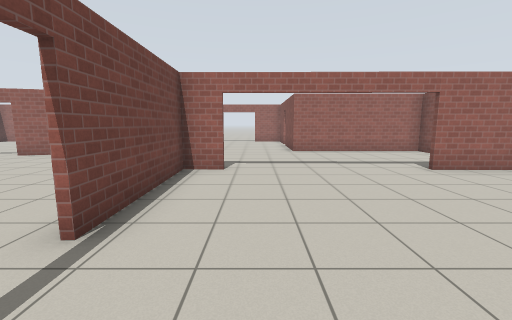
[1] (above)

24 first-person views from a walk through a Gazebo world. The camera is 1.2 m above the floor, tilts 8° down and sees 90° across. The floor is counted in squares, 1 m on a side. Each view is taken from the middle of a square. On the plan, view 1 faces up. The plan holds only what a view shows up to about 12 squares ahead; the rest is blank. Gazebo's built-in surfaces are drawn with simple patterns. Some stock models are drawn as simple stand-ins.

[2]
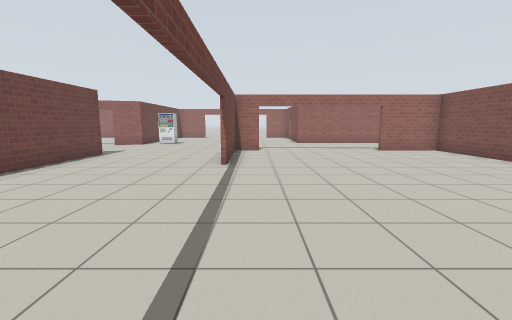

[3]
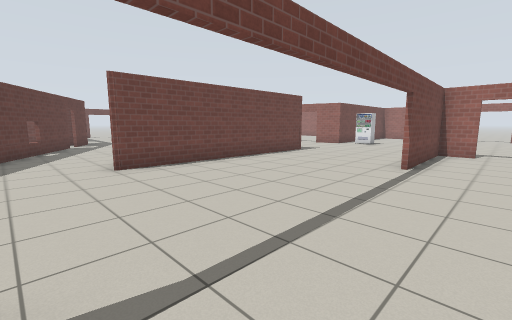

[4]
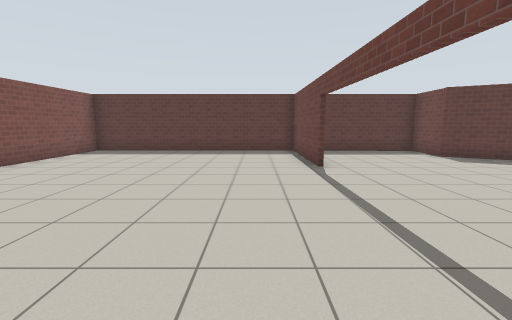

[5]
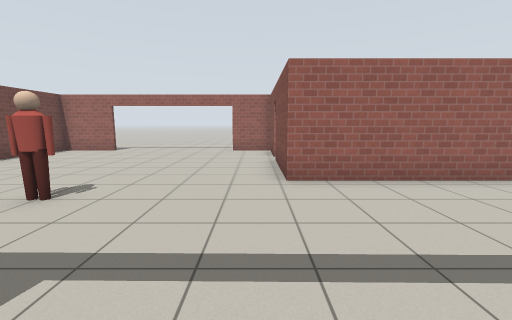

[6]
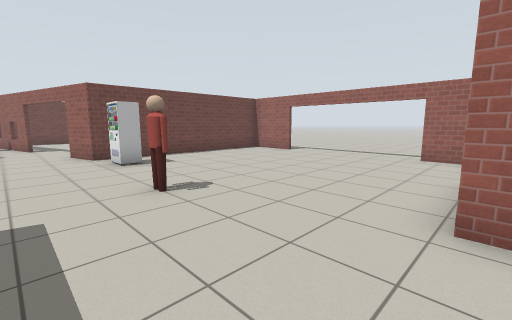

[7]
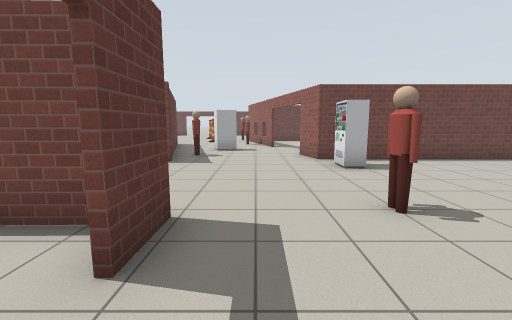

[8]
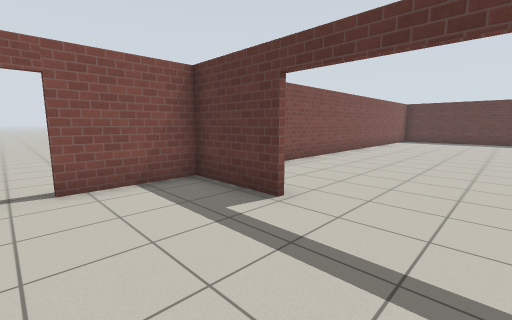

[9]
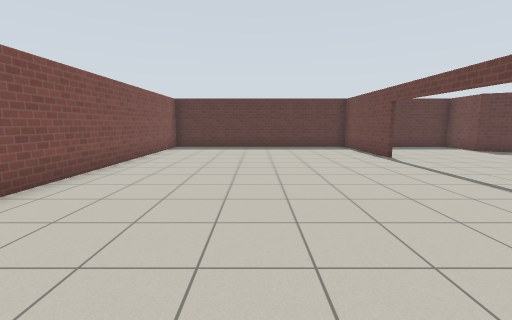

[10]
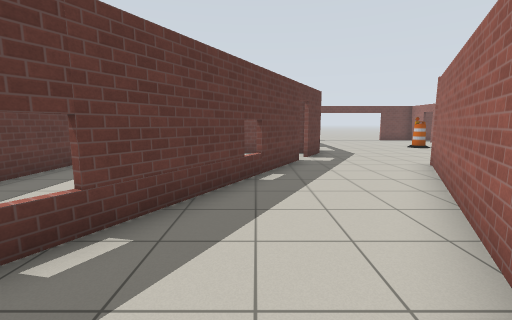

[11]
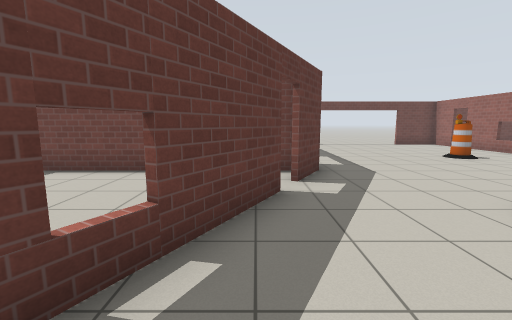

[12]
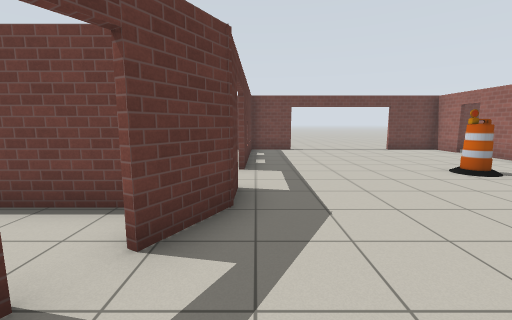

[13]
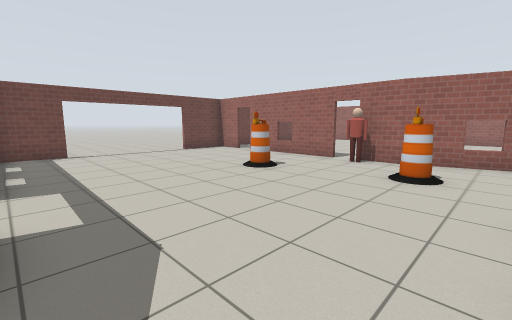

[14]
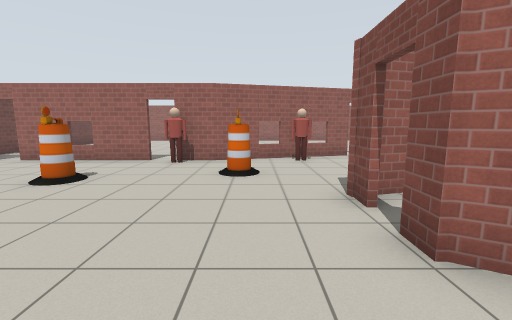

[15]
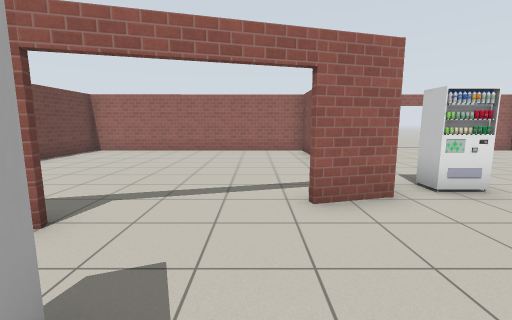

[16]
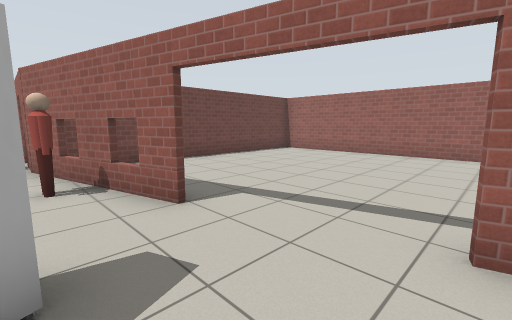

[17]
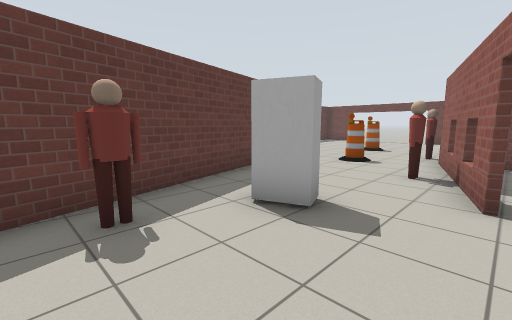

[18]
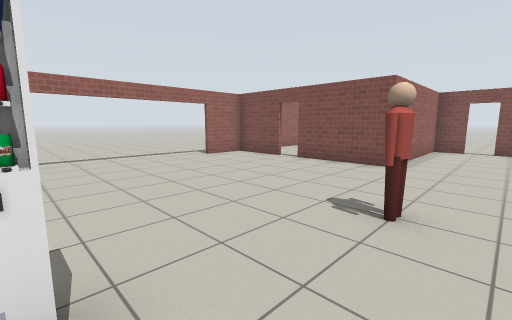

[19]
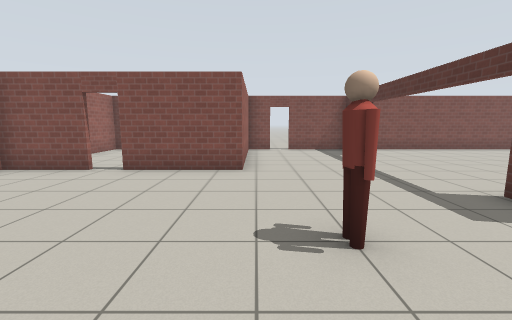

[20]
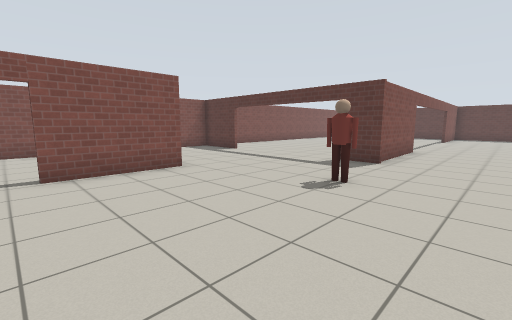

[21]
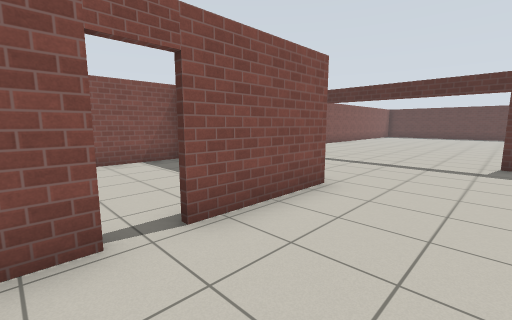

[22]
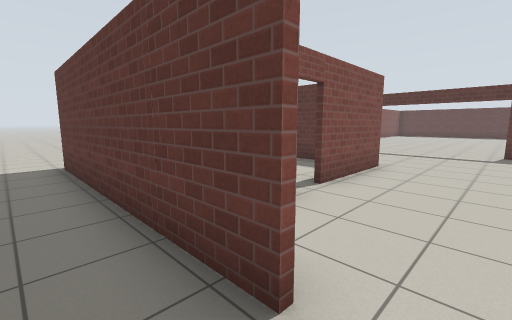

[23]
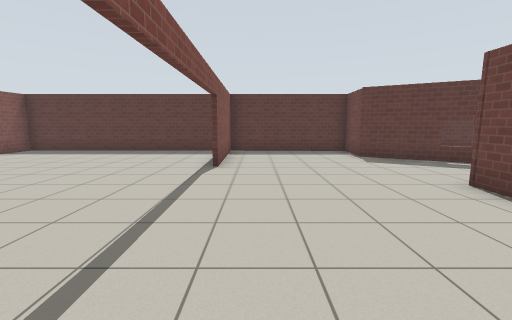

[24]
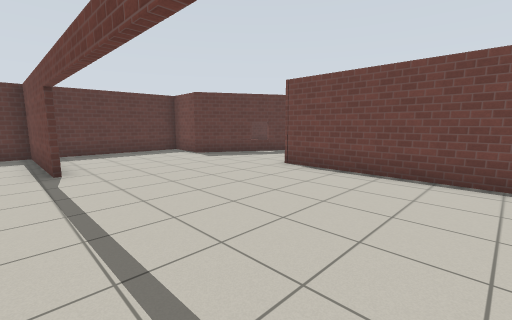

### Floor plan
Points are (right, up) in squares from view 1. A wall is a line through its corners. A room is listed if a view was taken in it or the views show most of it. See-through windows are left out.
Room 1 (views 1, 2, 3, 4, 5, 9, 24)
walls: (-1.8, -5.2) (-1.7, -9.6) (7.2, -9.6) (7.2, 7); (-0.8, 6.7) (-1.9, 6.7) (-1.9, 2.5); (7.2, 6.6) (4.6, 6.7)
ways out: open door at (-2, -1.5) to room 2; open door at (2, 7) to room 2
Room 2 (views 6, 7, 8, 10, 11, 12, 13, 14, 16, 17, 18, 19, 20, 21, 23)
walls: (-7.2, 5.3) (-7.2, -3.1); (-2, 2.5) (-2.1, 6.9) (-0.8, 6.9); (-9.2, 4.6) (-7.8, 5); (4.6, 6.8) (7.2, 6.8); (-8.7, -2.1) (-14.4, 1.2); (1.7, 15.4) (1.7, 17.8) (-0.1, 17.8); (7.2, 7) (7.2, 9.5); (-5.4, 17.7) (-7.7, 17.7) (-7.7, 10.1) (-9.2, 9.7); (7.2, 10.2) (7.2, 11.4) (1.7, 11.4) (1.7, 14.6); (-15.6, -2.5) (-6.9, -7.4) (-7, -9.6) (-1.9, -9.6) (-1.9, -5.2); (-17.6, -1.4) (-16.2, -2.1)
ways out: open door at (-2, -1.5) to room 1; open door at (2, 7) to room 1; opening at (-15.5, -0.5) to room 3; opening at (-10, 7) to room 3; open door at (-2.5, 18) to room 4; open door at (7, 10) to room 4; open door at (-11.5, 9) to room 5; open door at (-9.5, 10) to room 5; open door at (2, 15) to room 6; open door at (-16, -2)
objects: person (-9, 6); vending machine (-7, 11) to (-6, 11); person (-3, 10) to (-2, 10)
Room 3 (view 15)
walls: (-19.5, 7.5) (-24, 7.5); (-17.3, 7.5) (-18.8, 7.5); (-14.4, 2.5) (-14.4, 3.2); (-18.9, -1.3) (-17.6, -1.4); (-14.4, 1.2) (-14.4, 1.8); (-13.3, 3.6) (-9.2, 4.6); (-24.8, 7.5) (-26.2, 7.5) (-26.2, 5.3); (-26.2, 0.8) (-26.2, -1.2); (-12.5, 8.8) (-17.4, 7.5); (-25.9, -1.2) (-20.6, -1.3)
ways out: opening at (-15.5, -0.5) to room 2; opening at (-10, 7) to room 2; opening at (-15, 9) to room 5; open door at (-26, 3); open door at (-24.3, 7.7); open door at (-19.5, -1); open door at (-19, 8); open door at (-14, 2)
objects: barrel (-20, 4); person (-19, 7) to (-18, 7); barrel (-16, 5); person (-15, 8) to (-14, 8); vending machine (-11, 6) to (-11, 7)
Room 4 (view 22)
walls: (-0.1, 17.9) (7.4, 17.9)
ways out: open door at (-2.5, 18) to room 2; open door at (7, 10) to room 2
Room 5 (no view inside)
walls: (-17.3, 10.1) (-17.3, 8.1); (-7.9, 15.9) (-7.9, 17.7) (-17.3, 17.6) (-17.3, 11.6)
ways out: open door at (-11.5, 9) to room 2; open door at (-9.5, 10) to room 2; opening at (-15, 9) to room 3
Room 6 (no view inside)
walls: (3.6, 11.5) (4.5, 11.5); (7.1, 17.9) (5.3, 17.9); (7.2, 11.5) (7.2, 15.1)
ways out: open door at (2, 15) to room 2

Positions as (right, up) in squares from view 1, and headings:
1: (0, 0), facing up
2: (-1, -5), facing up
3: (0, -5), facing up-left
4: (0, 2), facing down
5: (1, 6), facing up
6: (2, 8), facing up-left
7: (1, 8), facing left
8: (2, 10), facing down-right
9: (3, 4), facing down
10: (-7, -4), facing left
11: (-11, -3), facing left
12: (-14, -1), facing left
13: (-15, -1), facing up-left
14: (-16, -1), facing up
15: (-10, 6), facing up
16: (-9, 7), facing up-left
17: (-8, 9), facing down-left
18: (-6, 9), facing up-right
19: (-5, 11), facing right
20: (-5, 15), facing down-right
21: (-1, 16), facing down-right
22: (-1, 19), facing down-right
23: (-3, 2), facing down
24: (-1, 2), facing down-left
